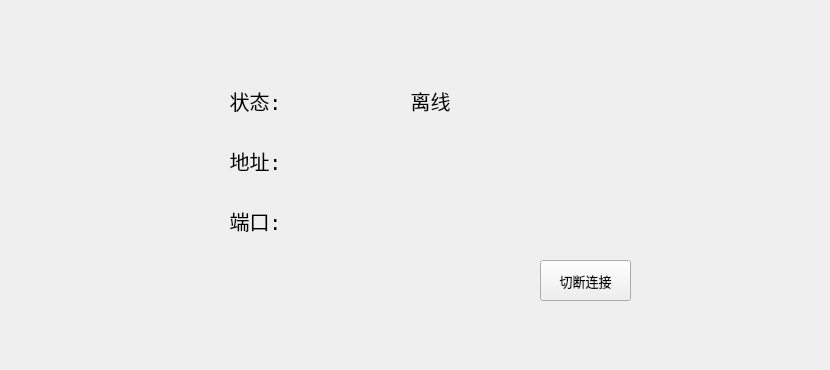
     <widget class="QWidget" name="page_K2">
      <widget class="QWidget" name="widget_K2" native="true">
       <property name="geometry">
        <rect>
         <x>70</x>
         <y>50</y>
         <width>751</width>
         <height>311</height>
        </rect>
       </property>
       <widget class="QLabel" name="label_conditionB2">
        <property name="geometry">
         <rect>
          <x>270</x>
          <y>30</y>
          <width>181</width>
          <height>41</height>
         </rect>
        </property>
        <property name="font">
         <font>
          <family>Consolas</family>
          <pointsize>15</pointsize>
         </font>
        </property>
        <property name="text">
         <string>离线</string>
        </property>
        <property name="alignment">
         <set>Qt::AlignCenter</set>
        </property>
       </widget>
       <widget class="QPushButton" name="pbn_cut2">
        <property name="geometry">
         <rect>
          <x>470</x>
          <y>210</y>
          <width>91</width>
          <height>41</height>
         </rect>
        </property>
        <property name="font">
         <font>
          <family>Consolas</family>
          <pointsize>10</pointsize>
         </font>
        </property>
        <property name="text">
         <string>切断连接</string>
        </property>
       </widget>
       <widget class="QLabel" name="label_IPB2">
        <property name="geometry">
         <rect>
          <x>270</x>
          <y>90</y>
          <width>291</width>
          <height>41</height>
         </rect>
        </property>
        <property name="font">
         <font>
          <family>Consolas</family>
          <pointsize>15</pointsize>
         </font>
        </property>
        <property name="frameShape">
         <enum>QFrame::NoFrame</enum>
        </property>
        <property name="text">
         <string/>
        </property>
        <property name="alignment">
         <set>Qt::AlignLeading|Qt::AlignLeft|Qt::AlignVCenter</set>
        </property>
       </widget>
       <widget class="QLabel" name="label_conditionA2">
        <property name="geometry">
         <rect>
          <x>140</x>
          <y>30</y>
          <width>91</width>
          <height>41</height>
         </rect>
        </property>
        <property name="font">
         <font>
          <family>Consolas</family>
          <pointsize>15</pointsize>
         </font>
        </property>
        <property name="text">
         <string>状态:</string>
        </property>
        <property name="alignment">
         <set>Qt::AlignCenter</set>
        </property>
       </widget>
       <widget class="QLabel" name="label_IPA2">
        <property name="geometry">
         <rect>
          <x>140</x>
          <y>90</y>
          <width>91</width>
          <height>41</height>
         </rect>
        </property>
        <property name="font">
         <font>
          <family>Consolas</family>
          <pointsize>15</pointsize>
         </font>
        </property>
        <property name="text">
         <string>地址:</string>
        </property>
        <property name="alignment">
         <set>Qt::AlignCenter</set>
        </property>
       </widget>
       <widget class="QLabel" name="label_timeA2">
        <property name="geometry">
         <rect>
          <x>140</x>
          <y>150</y>
          <width>91</width>
          <height>41</height>
         </rect>
        </property>
        <property name="font">
         <font>
          <family>Consolas</family>
          <pointsize>15</pointsize>
         </font>
        </property>
        <property name="text">
         <string>端口:</string>
        </property>
        <property name="alignment">
         <set>Qt::AlignCenter</set>
        </property>
       </widget>
       <widget class="QLabel" name="label_timeB2">
        <property name="geometry">
         <rect>
          <x>270</x>
          <y>150</y>
          <width>291</width>
          <height>41</height>
         </rect>
        </property>
        <property name="font">
         <font>
          <family>Consolas</family>
          <pointsize>15</pointsize>
         </font>
        </property>
        <property name="frameShape">
         <enum>QFrame::NoFrame</enum>
        </property>
        <property name="text">
         <string/>
        </property>
        <property name="alignment">
         <set>Qt::AlignLeading|Qt::AlignLeft|Qt::AlignVCenter</set>
        </property>
       </widget>
      </widget>
     </widget>
